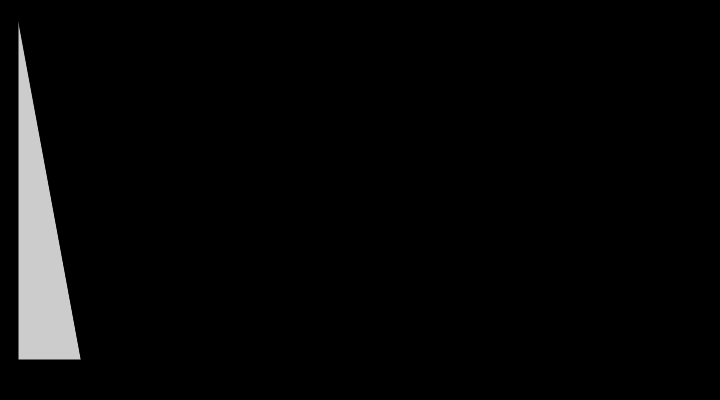
Frame 1 (no input)
Frame 60 (no input): identical to frame 1, image omitted
Frame 120 (the mouse pressed at the canvas centre since frame 60): identical to frame 1, image omitted

The p5.js sketch that drew this single still picture (run headless with seeded random() and noise() and a simulated clock; from frame 60 on, the mouse is pressed at the canvas centre):

// p5.js sketch
// ── sketch.js
function setup() {
    createCanvas(720, 400);
    background(0);

    var centerX;
    var centerY;

    fill(204);
    triangle(18, 18, 18, 360, 81, 360);
}

function draw() {

}
// ── planet.js
function planet() {


    this.create = function(radiusMovement, radiusPlanet, speed, color, x, y) {
        this.radiusMovement = radiusMovement;
        this.radiusPlanet = radiusPlanet;
        this.speed = speed;
        this.color = color;
        this.x = x;
        this.y = y;
    };

    this.draw = function () {
        
    }
}
